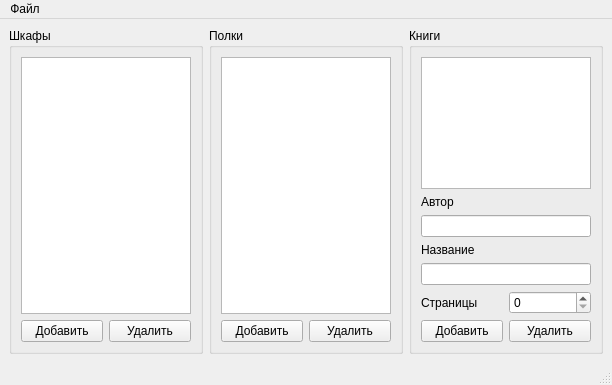
<?xml version="1.0" encoding="UTF-8"?>
<ui version="4.0">
 <class>MainWindow</class>
 <widget class="QMainWindow" name="MainWindow">
  <property name="geometry">
   <rect>
    <x>0</x>
    <y>0</y>
    <width>612</width>
    <height>385</height>
   </rect>
  </property>
  <property name="windowTitle">
   <string>MainWindow</string>
  </property>
  <widget class="QWidget" name="centralwidget">
   <layout class="QHBoxLayout" name="horizontalLayout">
    <item>
     <layout class="QVBoxLayout" name="verticalLayout">
      <item>
       <widget class="QGroupBox" name="groupBox_BShelf">
        <property name="title">
         <string>Шкафы</string>
        </property>
        <layout class="QVBoxLayout" name="verticalLayout_4">
         <item>
          <widget class="QListWidget" name="listWidget_BShelfs"/>
         </item>
         <item>
          <layout class="QHBoxLayout" name="horizontalLayout_2">
           <item>
            <widget class="QPushButton" name="pushButton_addBShelf">
             <property name="text">
              <string>Добавить</string>
             </property>
            </widget>
           </item>
           <item>
            <widget class="QPushButton" name="pushButton_delBShelf">
             <property name="text">
              <string>Удалить</string>
             </property>
            </widget>
           </item>
          </layout>
         </item>
        </layout>
       </widget>
      </item>
     </layout>
    </item>
    <item>
     <layout class="QVBoxLayout" name="verticalLayout_2">
      <item>
       <widget class="QGroupBox" name="groupBox_Shelf">
        <property name="title">
         <string>Полки</string>
        </property>
        <layout class="QVBoxLayout" name="verticalLayout_5">
         <item>
          <widget class="QListWidget" name="listWidget_Shelfs"/>
         </item>
         <item>
          <layout class="QHBoxLayout" name="horizontalLayout_3">
           <item>
            <widget class="QPushButton" name="pushButton_addSelf">
             <property name="text">
              <string>Добавить</string>
             </property>
            </widget>
           </item>
           <item>
            <widget class="QPushButton" name="pushButton_delShelf">
             <property name="text">
              <string>Удалить</string>
             </property>
            </widget>
           </item>
          </layout>
         </item>
        </layout>
       </widget>
      </item>
     </layout>
    </item>
    <item>
     <layout class="QVBoxLayout" name="verticalLayout_3">
      <item>
       <widget class="QGroupBox" name="groupBox_Books">
        <property name="title">
         <string>Книги</string>
        </property>
        <layout class="QVBoxLayout" name="verticalLayout_6">
         <item>
          <widget class="QListWidget" name="listWidget_Books"/>
         </item>
         <item>
          <widget class="QLabel" name="label">
           <property name="text">
            <string>Автор</string>
           </property>
          </widget>
         </item>
         <item>
          <widget class="QLineEdit" name="lineEdit_author"/>
         </item>
         <item>
          <widget class="QLabel" name="label_2">
           <property name="text">
            <string>Название</string>
           </property>
          </widget>
         </item>
         <item>
          <widget class="QLineEdit" name="lineEdit_name"/>
         </item>
         <item>
          <layout class="QHBoxLayout" name="horizontalLayout_4">
           <item>
            <widget class="QLabel" name="label_3">
             <property name="text">
              <string>Страницы</string>
             </property>
            </widget>
           </item>
           <item>
            <widget class="QSpinBox" name="spinBox_pages">
             <property name="maximum">
              <number>5000</number>
             </property>
            </widget>
           </item>
          </layout>
         </item>
         <item>
          <layout class="QHBoxLayout" name="horizontalLayout_5">
           <item>
            <widget class="QPushButton" name="pushButton_addBook">
             <property name="text">
              <string>Добавить</string>
             </property>
            </widget>
           </item>
           <item>
            <widget class="QPushButton" name="pushButton_delBook">
             <property name="text">
              <string>Удалить</string>
             </property>
            </widget>
           </item>
          </layout>
         </item>
        </layout>
       </widget>
      </item>
     </layout>
    </item>
   </layout>
  </widget>
  <widget class="QMenuBar" name="menubar">
   <property name="geometry">
    <rect>
     <x>0</x>
     <y>0</y>
     <width>612</width>
     <height>21</height>
    </rect>
   </property>
   <widget class="QMenu" name="menu">
    <property name="title">
     <string>Файл</string>
    </property>
    <addaction name="action"/>
    <addaction name="action_2"/>
   </widget>
   <addaction name="menu"/>
  </widget>
  <widget class="QStatusBar" name="statusbar"/>
  <action name="action">
   <property name="text">
    <string>открыть</string>
   </property>
  </action>
  <action name="action_2">
   <property name="text">
    <string>сохранить</string>
   </property>
  </action>
 </widget>
 <resources/>
 <connections/>
</ui>
